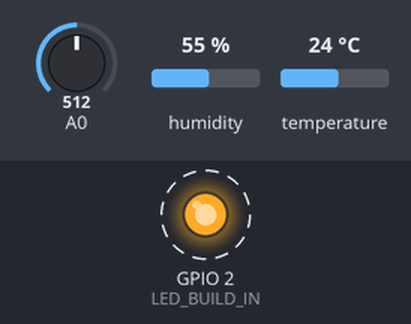
Simulated run of this sketch. Board: ESP8266 (NodeMCU). On the bench: output pins drawn as LEDs (lit = HIGH). Dashed ring = blinking. The test bench sets the inputs (shaded band); at power-on: A0 = 512, humidity 55 %, temperature 24 °C. WiFi joins after 1.5 s; servers stay silent unless stated; uploads are accepted with an empty reply. At 24.4 s the program puts the board to deep sleep or switches it off; the recording ends there.

Above: at 0.8 s.
Timing chart, 0 to 5.2 s (numbered marks = the images above):
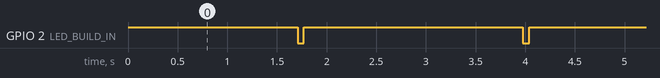

Measured:
- by itself, GPIO 2 (LED_BUILD_IN): alternates HIGH for 2.2 s and LOW for 0.06 s

The sketch:

ESP_18BB1E_v1.0.ino
```cpp
#include <ESP8266WiFi.h>
#include <WiFiClientSecure.h>
#include <ESP8266WebServer.h>
#include <ESP8266HTTPClient.h>
#include <DHT.h>
#include <ArduinoJson.h>

#define DHTPIN 12 // GPIO12 = D6 nodemcu
#define DHTTYPE DHT22
#define LED_BUILD_IN 2

const boolean DEBUG = false;

// ********************************
// ESP_18BB1E
// ********************************
const int TEMPERATURE_SENSOR_ID = 21;
const int HUMIDITY_SENSOR_ID = 22;
const int VOLTAGE_SENSOR_ID = 23;

const char *ssid = "ZM1";
const char *password = "42147718";

const String HOST = "zetaemmesoft.com";
const int PORT = 443;

const int ITERATION_DELAY = 2000; // (ms) --> non modificare!!
const int MAX_ITERATION_NUMBER = 10;
const int MAX_SENSOR_SENT = 2;

const unsigned int SLEEP_TIME = 300e6; // 5 min

const short WIFI_CONNECTION_TRY = 5;
const int WIFI_CONNECTION_TRY_DELAY = 500;
const int HTTP_TIMEOUT = 10000;

const char fingerprint[] PROGMEM = "25 E2 E5 DB 02 BD BF AE A5 25 C7 5B 76 79 1D 5A FB FB BA 99";
String oauthToken = "";

String httpResponse;

int sentHIndex = 0;
int sentTIndex = 0;
int sentVIndex = 0;
int iterationNumberIndex = 0;

bool sensorError = false;

DHT dht(DHTPIN, DHTTYPE);

void setup() {

  pinMode(LED_BUILD_IN, OUTPUT);
  digitalWrite(LED_BUILD_IN, HIGH);

  Serial.begin(115200);

  WiFi.mode(WIFI_OFF);
  WiFi.mode(WIFI_STA);

  dht.begin();
}

void loop() {

  int voltage = analogRead(A0);

  if (DEBUG) {
    Serial.println("read: " + String(voltage));
  }

  // VIN(max) = 6
  // VOUT(max) = 1 (In-->ADC)
  // VOUT / VIN = R2/(R1+R2) = 1/6
  // R2/(R1+R2)=1/6
  // (6*R2)/(R1+R2)=1
  // 6*R2=R1+R2
  // 5*R2=R1
  // 5*94K=470K
  // R1 = 470K
  // R2 = 94K = (circa) 47K+47K
  // VIN = 6 * VOUT

  float vin = 6.0 * (voltage / 1024.0);

  if (DEBUG) {
    Serial.println("vin: " + String(vin, 2));
  }

  if (WiFi.status() != WL_CONNECTED) {

    if (DEBUG) {
      Serial.println("WIFI not connected!");
    }

    WiFi.begin(ssid, password);

    int r = 0;
    while (WiFi.status() != WL_CONNECTED && r <=  WIFI_CONNECTION_TRY) {
      delay(WIFI_CONNECTION_TRY_DELAY);
      r++;
    }
  }

  if (WiFi.status() == WL_CONNECTED) {

    if (DEBUG) {
      Serial.println("WIFI connected!");
    }

    WiFiClientSecure httpsClient;
    httpsClient.setFingerprint(fingerprint);
    httpsClient.setTimeout(HTTP_TIMEOUT);

    if (httpsClient.connect(HOST, PORT)) {

      if (DEBUG) {
        Serial.println("HTTPS connected!");
      }

      // *****************
      // *** sensori begin

      float humidity = dht.readHumidity();
      float temperature = dht.readTemperature();

      if (isnan(humidity) || isnan(temperature)) {
        sensorError = true;
        if (DEBUG) {
          Serial.println("Sensor error!");
        }
      } else {
        sensorError = false;
        float hic = dht.computeHeatIndex(temperature, humidity, false);
      }

      // *** sensori end
      // ***************

      if (sensorError == false) {

        digitalWrite(LED_BUILD_IN, LOW);

        if (!oauthToken.equals("")) {

          if (sentHIndex++ < MAX_SENSOR_SENT) {
            httpsClient.print(makeSensorMessage(HUMIDITY_SENSOR_ID, humidity, "Humidity", oauthToken));
            httpResponse = manageHttpResponse(httpsClient);
          }
          else if (sentTIndex++ < MAX_SENSOR_SENT) {
            httpsClient.print(makeSensorMessage(TEMPERATURE_SENSOR_ID, temperature, "Temperature", oauthToken));
            httpResponse = manageHttpResponse(httpsClient);
          }
          else if (sentVIndex++ < MAX_SENSOR_SENT) {
            httpsClient.print(makeSensorMessage(VOLTAGE_SENSOR_ID, vin, "Voltage", oauthToken));
            httpResponse = manageHttpResponse(httpsClient);
          }

        } else  {
          httpsClient.print(makeOAuthMessage());
          httpResponse = manageHttpResponse(httpsClient);
          oauthToken = manageOauthJsonResponse(httpResponse);
        }

        digitalWrite(LED_BUILD_IN, HIGH);

      } // sensor ok
    } // http connected
  } // wifi connected

  if (iterationNumberIndex++ >= MAX_ITERATION_NUMBER || (sentHIndex >= MAX_SENSOR_SENT && sentTIndex >= MAX_SENSOR_SENT && sentVIndex >= MAX_SENSOR_SENT)) {
    if (DEBUG) {
      Serial.println("SLEEP!");
    }
    ESP.deepSleep(SLEEP_TIME);
  }

  delay(ITERATION_DELAY);
}


// ********
String makeOAuthMessage() {

  String payload = "username=admin&password=zaqwsx&grant_type=password";
  unsigned int payloadLength = payload.length();

  String message = String("POST ") + "/auth/oauth/token" + " HTTP/1.1\r\n" +
                   "Host: " + HOST + "\r\n" +
                   "Content-Type: application/x-www-form-urlencoded" + "\r\n" +
                   "User-Agent: ESP8266/1.0" + "\r\n" +
                   "Accept: */*" + "\r\n" +
                   "Cache-Control: no-cache" + "\r\n" +
                   "Accept-Encoding: gzip, deflate" + "\r\n" +
                   "Content-Length: " + String(payloadLength) + "\r\n" +
                   "Connection: close\r\n\r\n" +
                   payload + "\r\n";

  return message;
}

// ********
String makeSensorMessage(int id, float value, String type, String token) {

  String payload = "{\"id\":" + String(id) + ",\"value\":" + String(value, 2) + ",\"type\":\"" + type + "\"}";
  unsigned int payloadLength = payload.length();

  String message = String("POST ") + "/monitor/rest/sensor/set" + " HTTP/1.1\r\n" +
                   "Host: " + HOST + "\r\n" +
                   "Content-Type: application/json" + "\r\n" +
                   "Authorization: Bearer " + token + "\r\n" +
                   "User-Agent: ESP8266/1.0" + "\r\n" +
                   "Accept: */*" + "\r\n" +
                   "Cache-Control: no-cache" + "\r\n" +
                   "Accept-Encoding: gzip, deflate" + "\r\n" +
                   "Content-Length: " + String(payloadLength) + "\r\n" +
                   "Connection: close\r\n\r\n" +
                   payload + "\r\n";

  return message;
}

String manageOauthJsonResponse(String response) {

  String token;

  StaticJsonDocument<600> doc;
  DeserializationError jsonError = deserializeJson(doc, response);

  if (jsonError) {
    if (DEBUG) {
      Serial.println("JSON error!");
      Serial.println(jsonError.c_str());
    }
  } else {
    String responseError = doc["error"];
    String accessToken = doc["access_token"];

    if (responseError.equals(String("invalid_token"))) {
      token = "";
    }

    if (accessToken.length() == 345) {
      token = accessToken;
    }
  }

  return token;
}

String manageHttpResponse(WiFiClientSecure httpsClient) {

  String headerLine;
  String bodyLine;
  String response;

  // http response header
  while (httpsClient.connected()) {

    headerLine = httpsClient.readStringUntil('\n');

    if (DEBUG) {
      Serial.println(headerLine);
    }

    if (headerLine == "\r") {
      break;
    }
  }

  // http response body
  while (httpsClient.available()) {

    bodyLine = httpsClient.readStringUntil('\n');

    if (DEBUG) {
      Serial.println(bodyLine);
    }

    if (bodyLine.startsWith("{")) {
      response = bodyLine;
    }
  }

  return response;
}
```
